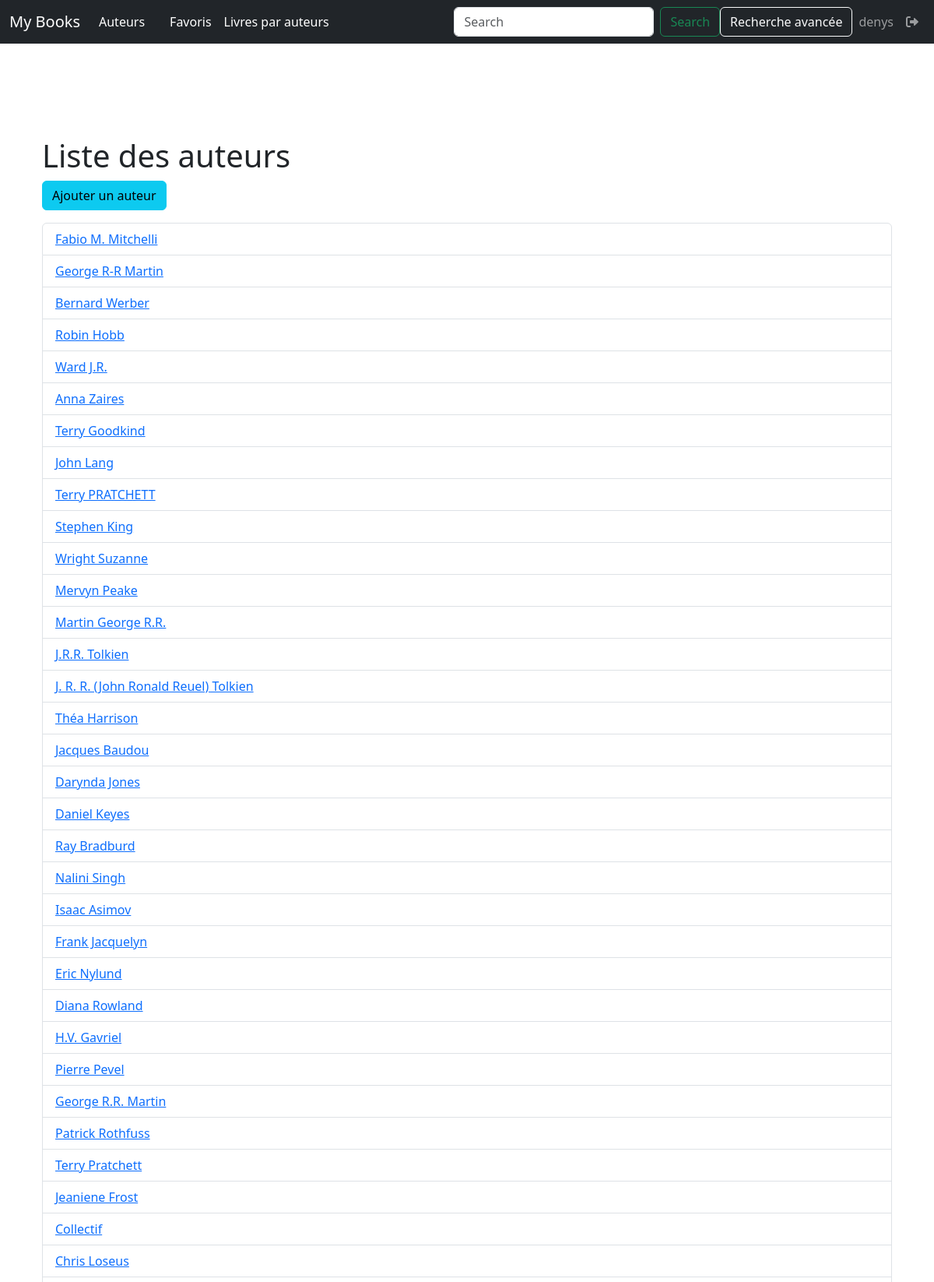
Page /authors (signed in, upper part) on the committed database.
### tuto/models.py (models this page shows, shortened)
class User(db.Model, UserMixin):
    username = db.Column(db.String(50), primary_key=True)
    password = db.Column(db.String(64))
    favorite_books = db.relationship('Book', secondary='favorites', backref=db.backref('users_who_favorited', lazy='dynamic'))

class Author (db.Model):
    id = db.Column(db.Integer, primary_key=True)
    name = db.Column(db.String(100))

### tuto/views.py (the view)
@app.route('/authors', methods=['GET'])
def list_authors():
    query = request.args.get('search')
    if query:
        authors = Author.query.filter(Author.name.ilike(f'%{query}%')).all()
    else:
        authors = Author.query.all()
    return render_template('list_author.html', authors=authors, search_route=url_for('list_authors'))

### tuto/app.py (called while the page is built)
@app.before_request
def clear_flash_messages():
    global flash_messages_cleared
    if not flash_messages_cleared:
        session.pop('_flashes', None)
        flash_messages_cleared = True

### tuto/models.py (called while the page is built)
@login_manager.user_loader
def load_user(username):
    return User.query.get(username)

### tuto/templates/list_author.html
{% extends "baseBS.html" %}
{% block styles %}
  {{ super() }}
  <link rel="stylesheet" href="{{ url_for('static', filename='home.css') }}">
{% endblock %}
{% block content %}
<div class="container mt-5">
    <h1>Liste des auteurs</h1>
    <form action="{{ url_for('add_author', id=author_id) }}" method="GET" class="mb-3">
        <button type="submit" class="btn btn-info">Ajouter un auteur</button>
    </form>
    <ul class="list-group">
        {% for author in authors %}
        <li class="list-group-item d-flex justify-content-between align-items-center">
            <a href="{{ url_for('one_author', id=author.id) }}">{{ author.name }}</a>
            {% set author_books_count = author.books.all() | length %}
            <span class="badge badge-primary badge-pill">{{ author_books_count }}</span>
        </li>
        {% endfor %}
    </ul>
</div>
{% endblock %}

### tuto/templates/baseBS.html (shortened to what this page needs)
<!doctype html>
<html lang="fr">
<head>
    {% block head %}
    {% block styles %}
        {{ bootstrap.load_css() }}
        <link rel="stylesheet" href="https://cdnjs.cloudflare.com/ajax/libs/font-awesome/6.0.0-beta3/css/all.min.css">
    {% endblock %}
    {% endblock %}
</head>
<body>
    <header>
        <nav class="navbar navbar-expand-md navbar-dark fixed-top bg-dark">
            <div class="container-fluid">
                <a class="navbar-brand" href="{{ url_for('home') }}">My Books</a>
                <div class="collapse navbar-collapse" id="navbarCollapse">
                    <ul class="navbar-nav me-auto mb-2 mb-md-0">
                        <li class="nav-item">
                            <a class="nav-link active" aria-current="page" href="{{ url_for('list_authors') }}">Auteurs</a>
                        </li>
                        <li class="nav-item ms-3">
                            <a class="nav-link active" href="{{ url_for('list_fav') }}">Favoris</a>
                        </li>
                        <li class="nav-item">
                            <a class="nav-link active" href="{{ url_for('livre_pagine') }}">Livres par auteurs</a>
                        </li>
                    </ul>
                    <form class="d-flex" role="search" action="{{ search_route }}" method="GET">
                        <input class="form-control me-2" type="search" name="search" placeholder="Search" aria-label="Search">
                        <button class="btn btn-outline-success" type="submit">Search</button>
                    </form>
                    <a href="{{ url_for('advanced_search') }}" class="btn btn-outline-light">
                        Recherche avancée
                    </a>
                    <ul class="navbar-nav navbar-right">
                        {% if current_user.is_authenticated %}
                            <li class="nav-item">
                                <a class="nav-link">{{ current_user.username }}</a>
                            </li>
                            <li class="nav-item">
                                <a class="nav-link" href="{{ url_for('logout') }}">
                                    <i class="fas fa-sign-out-alt" title="Logout"></i>
                                </a>
                            </li>
                        {% else %}
                            <li class="nav-item">
                                <a class="nav-link" href="{{ url_for('login') }}">
                                    <i class="fas fa-sign-in-alt"></i> Login
                                </a>
                            </li>
                        {% endif %}
                    </ul>
                </div>
            </div>
        </nav>
    </header>
    <main class="flex-shrink-0">
        <div class="container">
            {% block content %}
            {% endblock %}
        </div>
    </main>
</body>
</html>

### tuto/static/home.css (style rules this page uses)
html, body { height: 100%; }
body { display: flex; flex-direction: column; }
main { flex: 1; margin-top: 8em; }
html { scroll-behavior: smooth; }

### rows in the picture
User: username "denys"
Author: name "Fabio M. Mitchelli"
Author: name "George R-R Martin"
Author: name "Bernard Werber"
Author: name "Robin Hobb"
Author: name "Ward J.R."
Author: name "Anna Zaires"
Author: name "Terry Goodkind"
Author: name "John Lang"
Author: name "Terry PRATCHETT"
Author: name "Stephen King"
Author: name "Wright Suzanne"
Author: name "Mervyn Peake"
Author: name "Martin George R.R."
Author: name "J.R.R. Tolkien"
Author: name "J. R. R. (John Ronald Reuel) Tolkien"
Author: name "Théa Harrison"
Author: name "Jacques Baudou"
Author: name "Darynda Jones"
Author: name "Daniel Keyes"
Author: name "Ray Bradburd"
Author: name "Nalini Singh"
Author: name "Isaac Asimov"
Author: name "Frank Jacquelyn"
Author: name "Eric Nylund"
Author: name "Diana Rowland"
Author: name "H.V. Gavriel"
Author: name "Pierre Pevel"
Author: name "George R.R. Martin"
Author: name "Patrick Rothfuss"
Author: name "Terry Pratchett"
Author: name "Jeaniene Frost"
Author: name "Collectif"
Author: name "Chris Loseus"
